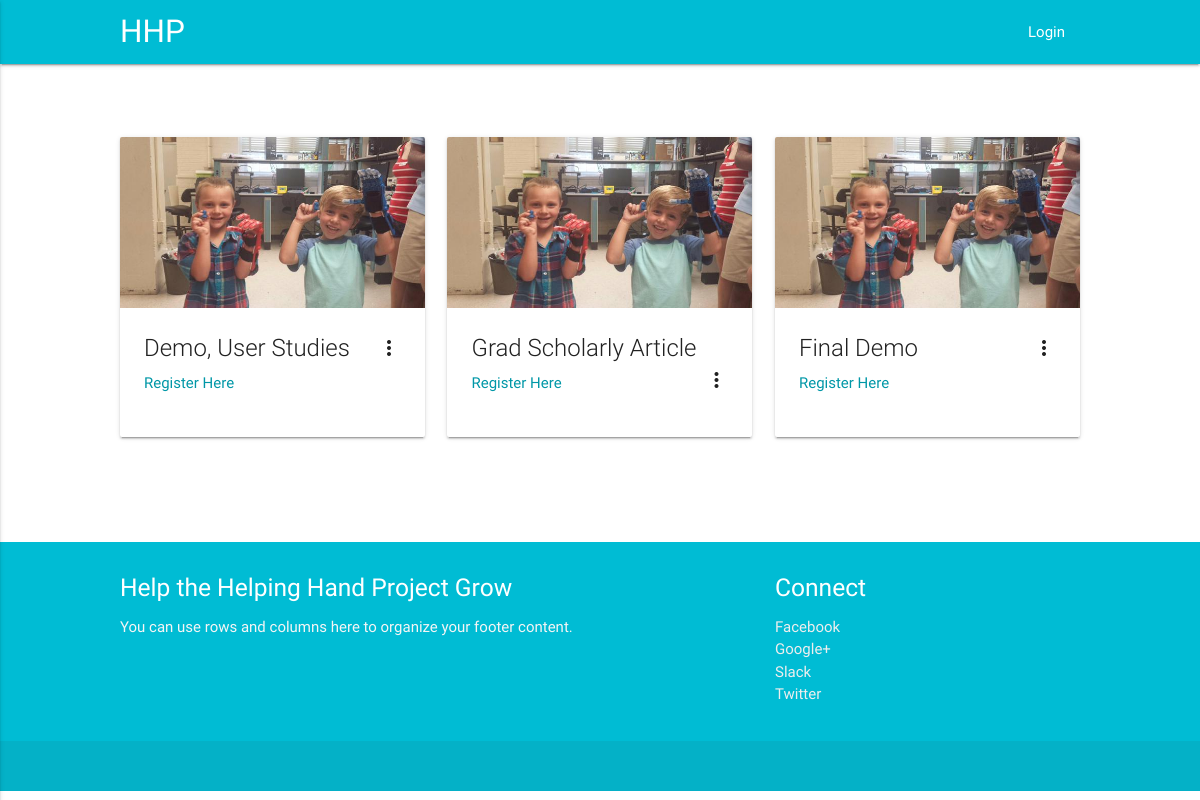
The app's page /hhp/events.php with its own data.
### tables this page shows
CREATE TABLE Events
(
  event_id     int auto_increment,
  event_name   varchar(155) not null,
  event_desc   varchar(255),
  event_type  varchar(35) not null,
  event_location varchar(155),
  event_photo  blob,
  event_link   varchar(245) not null,
  CONSTRAINT PK_Event PRIMARY KEY (event_id)
);

### hhp/model/db_functions.php (called while the page is built, shortened)
<?php
function getEvents() {
  $db = new PDO("mysql:host=localhost;dbname=hhp","root","");
  $query = 'SELECT * FROM Events
            ORDER BY event_id';
  $statement = $db->prepare($query);
  $statement->execute();
  $events = $statement->fetchAll();
  return $events;
}
?>

### hhp/events.php (the view, shortened to what this page needs)
<?php
include 'view/header.php';
require_once('model/db_functions.php');
$events = getEvents();
?>
<br><br>
  <div class="container">
    <div class="row">
<?php foreach($events as $event) : ?>
      <div class="col s12 m4 l4">
        <div class="card small">
          <div class="card-image waves-effect waves-block waves-light">
            <img class="activator" src="images/sample2.jpg">
          </div>
          <div class="card-content">
            <span class="card-title activator grey-text text-darken-4"><?php echo $event['event_name']; ?><i class="material-icons right">more_vert</i></span>
            <p><a href="#">Register Here</a></p>
          </div>
        </div>
      </div>
      <?php endforeach; ?>
      </div>
    </div>
<?php include 'view/footer.php'; ?>

### hhp/css/custom.css (style rules this page uses)
body { display: flex; min-height: 100vh; flex-direction: column; }
a { color: #0097a7; }
.container { width: 80%; }

### records on screen
events: event_name "Demo, User Studies"
events: event_name "Grad Scholarly Article"
events: event_name "Final Demo"
